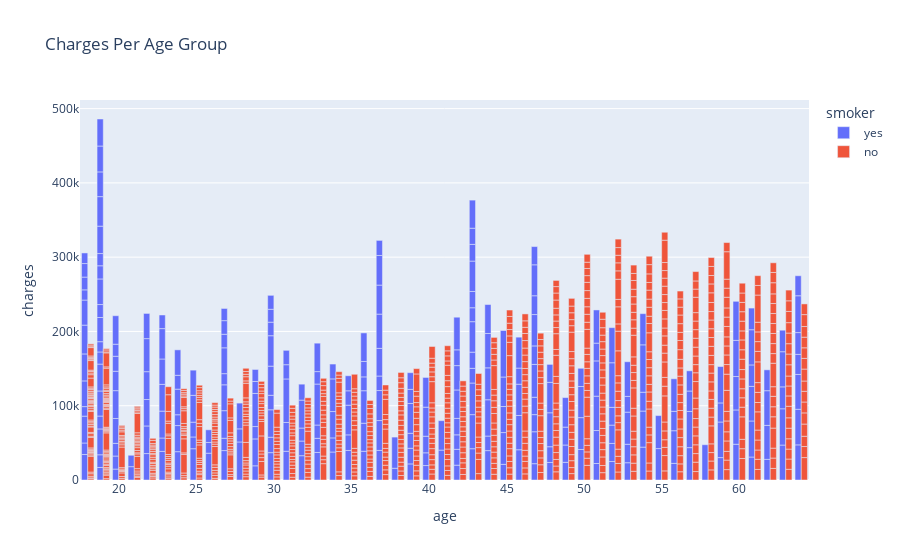

Here is the notebook cell this chart was saved with:
### Markdown cell above
From the data you can see the average age of the dataset it 39, average BMI is 30.66, and the average costs per individual is $13,270.  In the group there are 274 smokers, which represents a little over 20 percent of the dataset.

### Code cell
fig1 = px.bar(df, x='age', y='charges', color='smoker', barmode='group', title='Charges Per Age Group')
fig1.show()

### Figure 1 — Plotly figure (JSON) as saved in the notebook; plotly's stock layout.template omitted (floating-point values rounded to 4 significant figures; data arrays with more than 128 entries replaced by an {"elided": "..."} marker saying what was removed)
{"data": [{"alignmentgroup": "True", "hovertemplate": "smoker=yes<br>age=%{x}<br>charges=%{y}<extra></extra>", "legendgroup": "yes", "marker": {"color": "#636efa"}, "name": "yes", "offsetgroup": "yes", "orientation": "v", "showlegend": true, "textposition": "auto", "type": "bar", "x": {"elided": "274 int values"}, "xaxis": "x", "y": {"elided": "274 float values"}, "yaxis": "y"}, {"alignmentgroup": "True", "hovertemplate": "smoker=no<br>age=%{x}<br>charges=%{y}<extra></extra>", "legendgroup": "no", "marker": {"color": "#EF553B"}, "name": "no", "offsetgroup": "no", "orientation": "v", "showlegend": true, "textposition": "auto", "type": "bar", "x": {"elided": "1064 int values"}, "xaxis": "x", "y": {"elided": "1064 float values"}, "yaxis": "y"}], "layout": {"barmode": "group", "legend": {"title": {"text": "smoker"}, "tracegroupgap": 0}, "title": {"text": "Charges Per Age Group"}, "xaxis": {"anchor": "y", "domain": [0, 1], "title": {"text": "age"}}, "yaxis": {"anchor": "x", "domain": [0, 1], "title": {"text": "charges"}}}}
